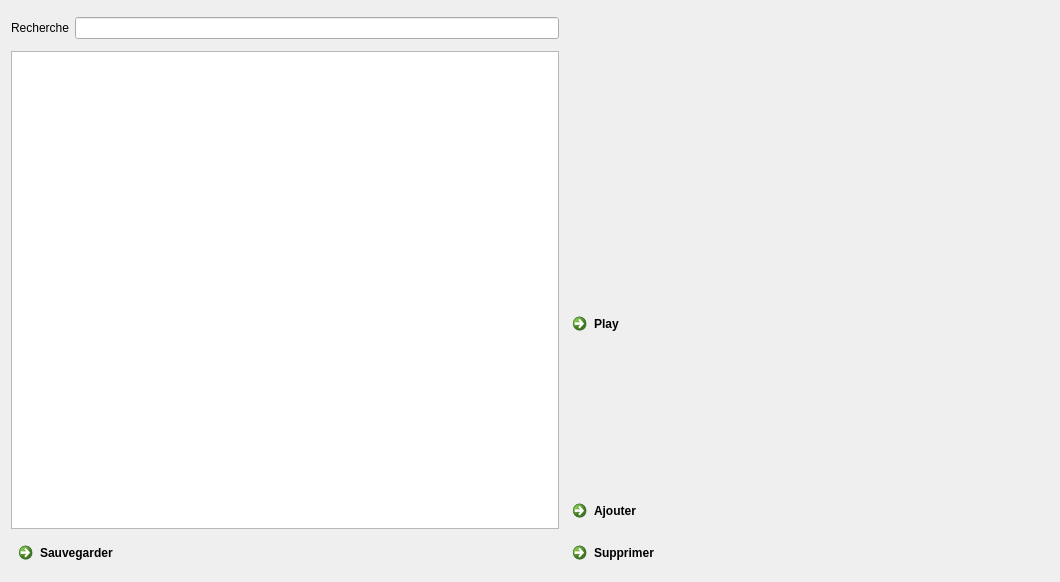
<?xml version="1.0" encoding="UTF-8"?>
<ui version="4.0">
 <class>AnimationManager</class>
 <widget class="QWidget" name="AnimationManager">
  <property name="geometry">
   <rect>
    <x>0</x>
    <y>0</y>
    <width>1060</width>
    <height>582</height>
   </rect>
  </property>
  <property name="windowTitle">
   <string>Animation Manager</string>
  </property>
  <property name="windowIcon">
   <iconset resource="../icons.qrc">
    <normaloff>:/editor/icons/icons/anims.svg</normaloff>:/editor/icons/icons/anims.svg</iconset>
  </property>
  <layout class="QGridLayout" name="gridLayout">
   <item row="3" column="0" colspan="2">
    <widget class="QTableView" name="table">
     <property name="alternatingRowColors">
      <bool>true</bool>
     </property>
     <property name="selectionMode">
      <enum>QAbstractItemView::SingleSelection</enum>
     </property>
     <property name="selectionBehavior">
      <enum>QAbstractItemView::SelectRows</enum>
     </property>
     <attribute name="horizontalHeaderStretchLastSection">
      <bool>true</bool>
     </attribute>
     <attribute name="verticalHeaderVisible">
      <bool>false</bool>
     </attribute>
     <attribute name="verticalHeaderMinimumSectionSize">
      <number>17</number>
     </attribute>
     <attribute name="verticalHeaderDefaultSectionSize">
      <number>20</number>
     </attribute>
    </widget>
   </item>
   <item row="0" column="2" rowspan="5">
    <layout class="QVBoxLayout" name="verticalLayout">
     <item>
      <spacer name="verticalSpacer_2">
       <property name="orientation">
        <enum>Qt::Vertical</enum>
       </property>
       <property name="sizeHint" stdset="0">
        <size>
         <width>20</width>
         <height>40</height>
        </size>
       </property>
      </spacer>
     </item>
     <item>
      <layout class="QHBoxLayout" name="horizontalLayout">
       <item>
        <spacer name="horizontalSpacer">
         <property name="orientation">
          <enum>Qt::Horizontal</enum>
         </property>
         <property name="sizeHint" stdset="0">
          <size>
           <width>40</width>
           <height>20</height>
          </size>
         </property>
        </spacer>
       </item>
       <item>
        <widget class="AnimationViewer" name="viewer" native="true">
         <property name="sizePolicy">
          <sizepolicy hsizetype="Expanding" vsizetype="Expanding">
           <horstretch>0</horstretch>
           <verstretch>0</verstretch>
          </sizepolicy>
         </property>
        </widget>
       </item>
       <item>
        <spacer name="horizontalSpacer_2">
         <property name="orientation">
          <enum>Qt::Horizontal</enum>
         </property>
         <property name="sizeHint" stdset="0">
          <size>
           <width>40</width>
           <height>20</height>
          </size>
         </property>
        </spacer>
       </item>
      </layout>
     </item>
     <item>
      <widget class="QCommandLinkButton" name="btn_play">
       <property name="text">
        <string>Play</string>
       </property>
       <property name="icon">
        <iconset resource="../icons.qrc">
         <normaloff>:/editor/icons/icons/play-arrow.svg</normaloff>:/editor/icons/icons/play-arrow.svg</iconset>
       </property>
      </widget>
     </item>
     <item>
      <spacer name="verticalSpacer">
       <property name="orientation">
        <enum>Qt::Vertical</enum>
       </property>
       <property name="sizeHint" stdset="0">
        <size>
         <width>20</width>
         <height>40</height>
        </size>
       </property>
      </spacer>
     </item>
     <item>
      <widget class="QCommandLinkButton" name="btn_add">
       <property name="text">
        <string>Ajouter</string>
       </property>
      </widget>
     </item>
     <item>
      <widget class="QCommandLinkButton" name="btn_delete">
       <property name="text">
        <string>Supprimer</string>
       </property>
      </widget>
     </item>
    </layout>
   </item>
   <item row="1" column="0">
    <widget class="QLabel" name="label">
     <property name="maximumSize">
      <size>
       <width>60</width>
       <height>16777215</height>
      </size>
     </property>
     <property name="text">
      <string>Recherche</string>
     </property>
    </widget>
   </item>
   <item row="1" column="1">
    <widget class="QLineEdit" name="ln_search"/>
   </item>
   <item row="4" column="0" colspan="2">
    <widget class="QCommandLinkButton" name="btn_Save">
     <property name="text">
      <string>Sauvegarder</string>
     </property>
    </widget>
   </item>
  </layout>
 </widget>
 <customwidgets>
  <customwidget>
   <class>AnimationViewer</class>
   <extends>QWidget</extends>
   <header>AnimationManager/AnimationViewer.h</header>
   <container>1</container>
   <slots>
    <slot>play()</slot>
   </slots>
  </customwidget>
 </customwidgets>
 <resources>
  <include location="../icons.qrc"/>
 </resources>
 <connections>
  <connection>
   <sender>btn_Save</sender>
   <signal>clicked()</signal>
   <receiver>AnimationManager</receiver>
   <slot>save()</slot>
   <hints>
    <hint type="sourcelabel">
     <x>155</x>
     <y>572</y>
    </hint>
    <hint type="destinationlabel">
     <x>363</x>
     <y>258</y>
    </hint>
   </hints>
  </connection>
  <connection>
   <sender>ln_search</sender>
   <signal>textEdited(QString)</signal>
   <receiver>AnimationManager</receiver>
   <slot>search(QString)</slot>
   <hints>
    <hint type="sourcelabel">
     <x>276</x>
     <y>26</y>
    </hint>
    <hint type="destinationlabel">
     <x>672</x>
     <y>380</y>
    </hint>
   </hints>
  </connection>
  <connection>
   <sender>btn_add</sender>
   <signal>clicked()</signal>
   <receiver>AnimationManager</receiver>
   <slot>create()</slot>
   <hints>
    <hint type="sourcelabel">
     <x>1049</x>
     <y>525</y>
    </hint>
    <hint type="destinationlabel">
     <x>656</x>
     <y>375</y>
    </hint>
   </hints>
  </connection>
  <connection>
   <sender>btn_delete</sender>
   <signal>clicked()</signal>
   <receiver>AnimationManager</receiver>
   <slot>remove()</slot>
   <hints>
    <hint type="sourcelabel">
     <x>1049</x>
     <y>571</y>
    </hint>
    <hint type="destinationlabel">
     <x>557</x>
     <y>364</y>
    </hint>
   </hints>
  </connection>
 </connections>
 <slots>
  <slot>save()</slot>
  <slot>create()</slot>
  <slot>remove()</slot>
  <slot>search(QString)</slot>
 </slots>
</ui>
